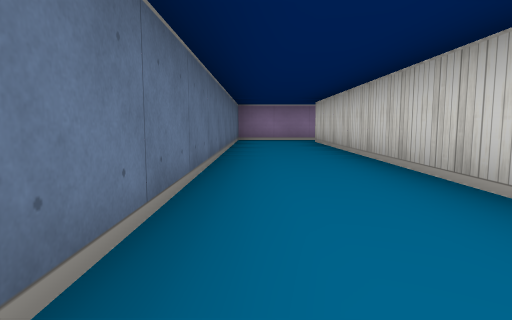
view 1 (above)

22 first-person views from a walk through a cub3D level. The camera is about half as high as the walls, tilts 6° down and sees 75° across. The floor is counted in squares. Each view is taken from the middle of a square. On the plan, view 1 faces up. The plan holds only what a view shows up to about 9 squares ahead; the rest is blank.

view 2
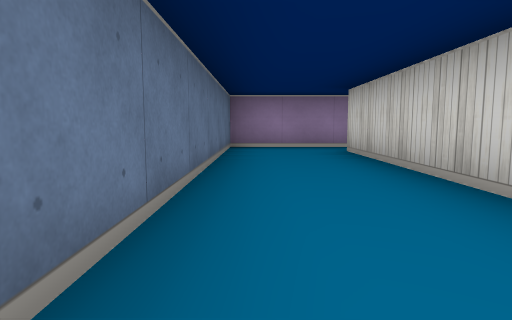

view 3
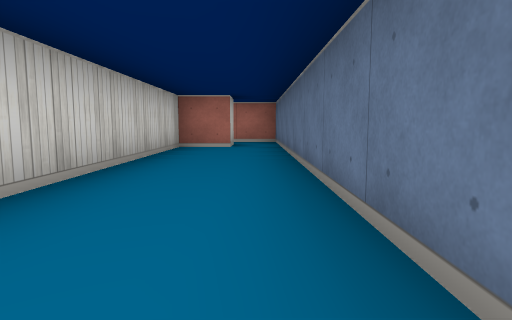

view 4
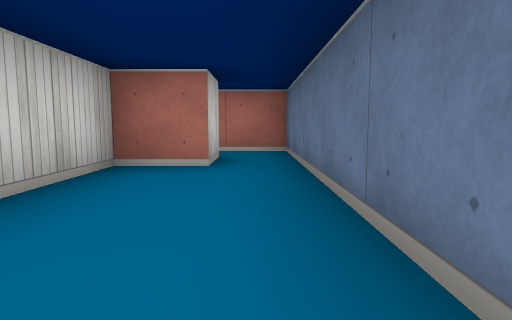

view 5
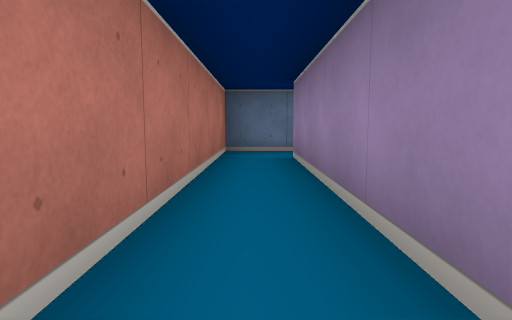

view 6
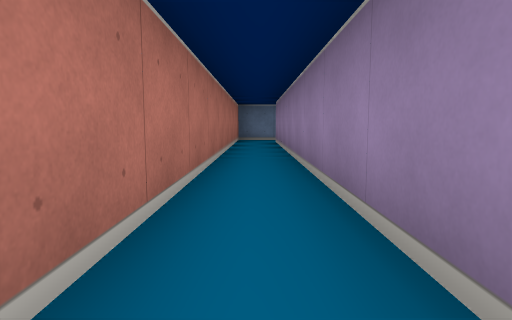

view 7
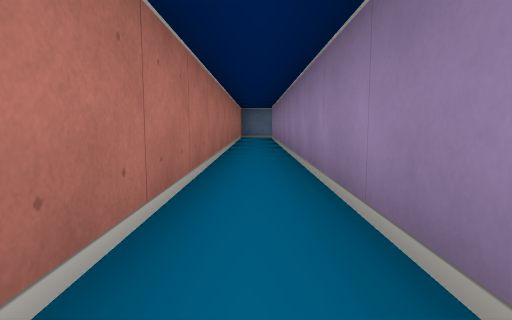

view 8
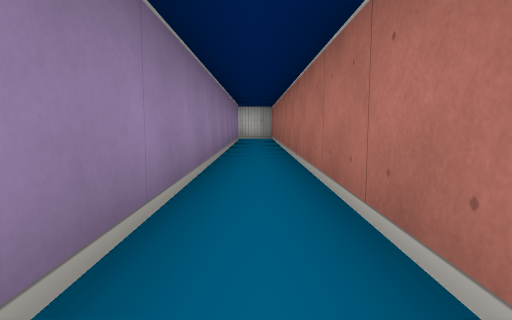

view 9
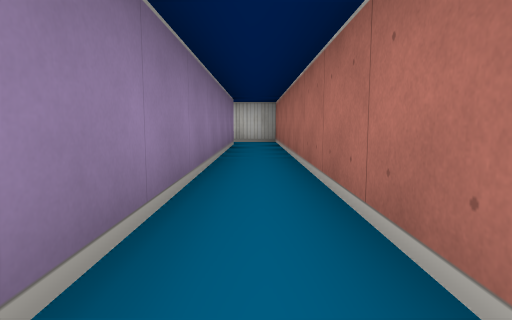

view 10
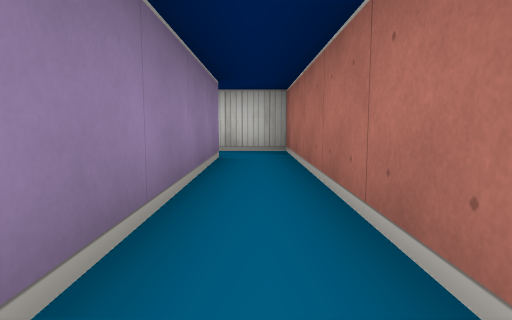

view 11
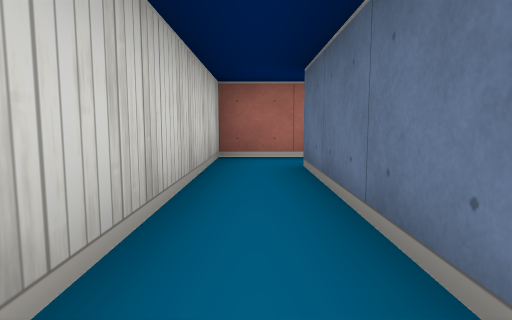

view 12
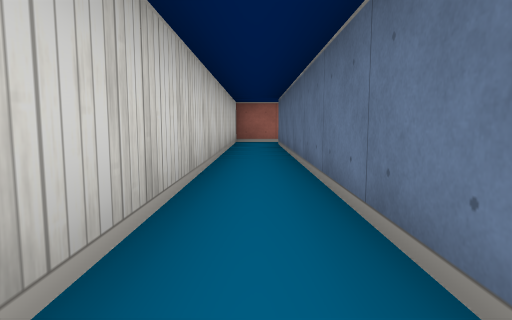

view 13
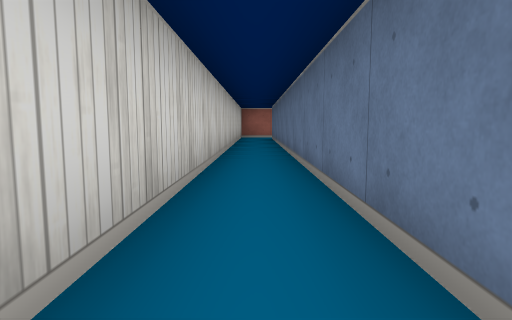

view 14
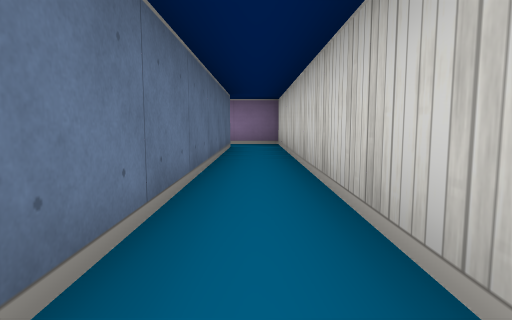

view 15
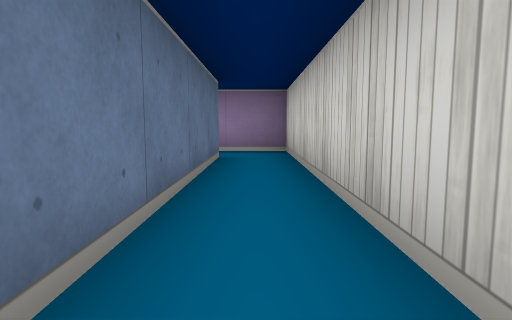

view 16
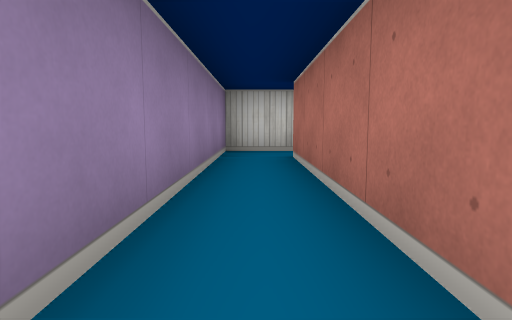

view 17
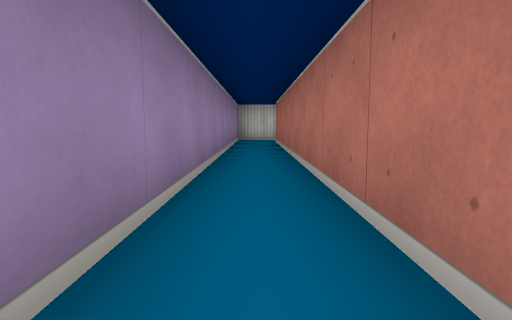

view 18
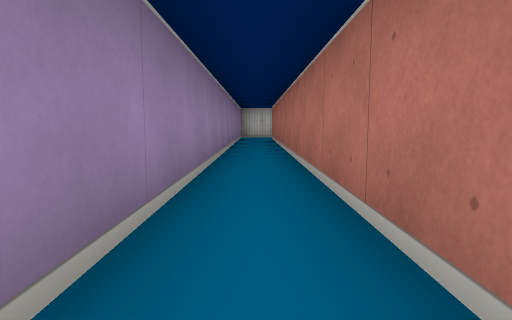

view 19
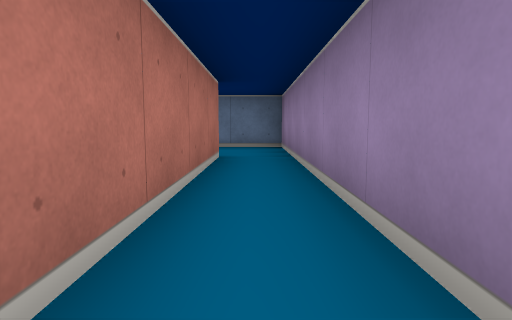

view 20
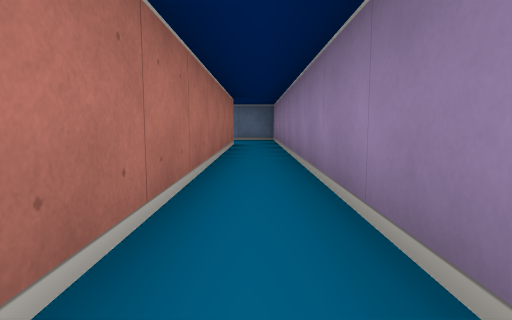

view 21
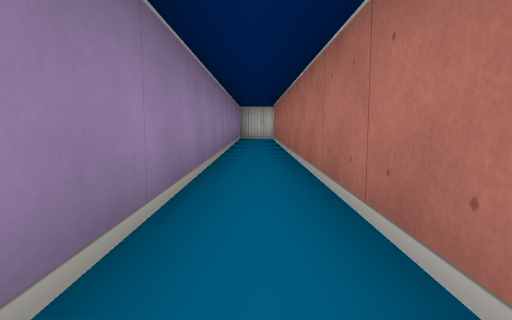

view 22
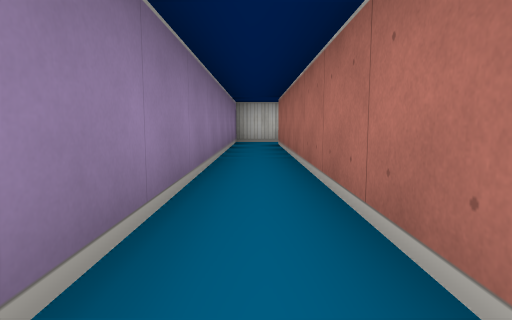

### Floor plan
Ten units are one square. View 1 is at (0, 0); x grows to the right and y downward. Boxes are objects, and circles mark ways between rooms. Rooms are numbered by the first view taken in them; rooms with no view inside come last. Other rooms are left out.
<svg viewBox="-10 -120 200 170">
<path fill="none" stroke="#000" d="M5 35 5 25 15 25 15 -85M15 -95 -5 -95 -5 45 5 45M5 45 185 45 185 -105M175 -105 175 35 5 35M75 -105 175 -105M185 -105 185 -115 75 -115M15 -85 154 -85M165 -84 165 -95 15 -95"/>
<circle cx="10" cy="40" r="3" fill="#2a7"/>
<circle cx="10" cy="-90" r="3" fill="#2a7"/>
<circle cx="180" cy="-100" r="3" fill="#2a7"/>
<text x="0" y="-30">1</text>
<text x="130" y="40">2</text>
<text x="80" y="-110">3</text>
<text x="90" y="-90">4</text>
</svg>
Room 1 opens to room 2. Room 1 opens to room 4. Room 2 opens to room 3.

Where each view was taken, in squares from view 1:
view 1: 0 up, 0 right, facing up
view 2: 3 up, 0 right, facing up
view 3: 4 up, 0 right, facing down
view 4: 1 up, 0 right, facing down
view 5: 4 down, 5 right, facing left
view 6: 4 down, 9 right, facing left
view 7: 4 down, 11 right, facing left
view 8: 4 down, 8 right, facing right
view 9: 4 down, 10 right, facing right
view 10: 4 down, 13 right, facing right
view 11: 0 up, 18 right, facing down
view 12: 4 up, 18 right, facing down
view 13: 7 up, 18 right, facing down
view 14: 4 up, 18 right, facing up
view 15: 6 up, 18 right, facing up
view 16: 11 up, 13 right, facing right
view 17: 11 up, 9 right, facing right
view 18: 11 up, 7 right, facing right
view 19: 9 up, 6 right, facing left
view 20: 9 up, 9 right, facing left
view 21: 9 up, 6 right, facing right
view 22: 9 up, 8 right, facing right
